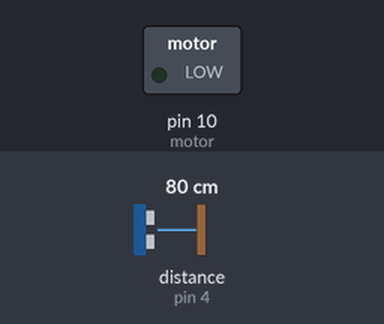
Simulated run of this sketch. Board: Arduino Uno, built with avr-gcc and run on an emulated ATmega328P. On the bench: switched loads named in the sketch (green lamp = pin HIGH). Wiring (inferred from the names in the program): ultrasonic range finder: trigger pin 5; echo pin 4. The test bench sets the inputs (shaded band); at power-on: distance to the obstacle (sensor on pin 4) 80 cm. The echo pulse lasts 58.3 µs per cm; pins used as bus, display or sensor lines are not drawn.

Above: at 1.2 s.
1.3 s: distance to the obstacle (sensor on pin 4) set to 8 cm
2.8 s: distance to the obstacle (sensor on pin 4) set to 5 cm
At 3.7 s:
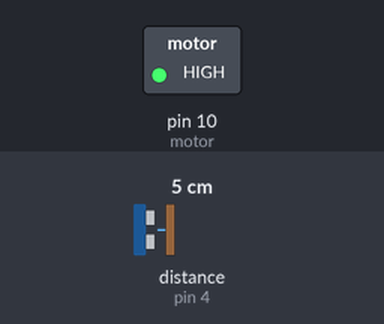
4.3 s: distance to the obstacle (sensor on pin 4) set to 9 cm
At 4.9 s:
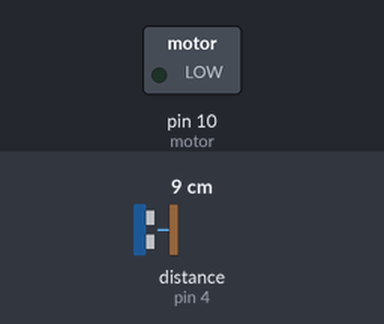
5.8 s: distance to the obstacle (sensor on pin 4) set to 2 cm
At 7.2 s:
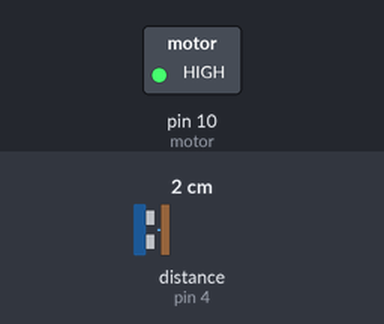
Timing chart, 0 to 8.3 s (numbered marks = the images above; inputs shaded):
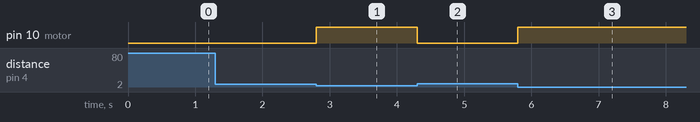

Measured:
- the behaviour switches between 7 and 6 cm on distance to the obstacle (sensor on pin 4) (found by bisection; images 0 and 1)
- after the input at 1.3 s, every drawn part: stays the same
- after the input at 2.8 s, pin 10 (motor): LOW → HIGH at once
- after the input at 4.3 s, pin 10 (motor): HIGH → LOW at once
- after the input at 5.8 s, pin 10 (motor): LOW → HIGH at once

The sketch:

sanitizer_dispenser.ino
```cpp
#define echoPin 4              // defining pins and variables
#define trigPin 5
int long duration;
int distance;

const int motor= 10;          // pin connected to base of npn transistor

void setup()
{
  pinMode(echoPin,INPUT);     // defining pin modes
  pinMode(trigPin,OUTPUT);
  pinMode(motor, OUTPUT);
}
void loop()
{
  digitalWrite(trigPin,LOW);
  delayMicroseconds(2);
  digitalWrite(trigPin,HIGH);
  delayMicroseconds(10);
  digitalWrite(trigPin,LOW);
  duration=pulseIn(echoPin,HIGH);
  distance=(duration*0.034/2);   // now you got the distance

  if(distance<=5
  )             // checking the presence of hands in 20 cm limit
  {
  digitalWrite(motor,HIGH); // if present motor operates for some time
  }
  else
  {
  digitalWrite(motor,LOW);  // if no hands detected - no operation
  }
}
```
